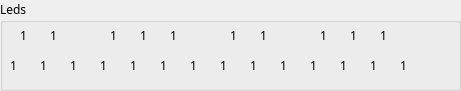
   <widget class="QGroupBox" name="groupBox_2">
    <property name="geometry">
     <rect>
      <x>300</x>
      <y>30</y>
      <width>461</width>
      <height>91</height>
     </rect>
    </property>
    <property name="font">
     <font>
      <family>Sitka Small</family>
     </font>
    </property>
    <property name="title">
     <string>Leds</string>
    </property>
    <widget class="QLabel" name="labelDo1">
     <property name="geometry">
      <rect>
       <x>10</x>
       <y>50</y>
       <width>31</width>
       <height>31</height>
      </rect>
     </property>
     <property name="text">
      <string>1</string>
     </property>
    </widget>
    <widget class="QLabel" name="labelDoS1">
     <property name="geometry">
      <rect>
       <x>20</x>
       <y>20</y>
       <width>31</width>
       <height>31</height>
      </rect>
     </property>
     <property name="text">
      <string>1</string>
     </property>
    </widget>
    <widget class="QLabel" name="labelRe1">
     <property name="geometry">
      <rect>
       <x>40</x>
       <y>50</y>
       <width>31</width>
       <height>31</height>
      </rect>
     </property>
     <property name="text">
      <string>1</string>
     </property>
    </widget>
    <widget class="QLabel" name="labelReS1">
     <property name="geometry">
      <rect>
       <x>50</x>
       <y>20</y>
       <width>31</width>
       <height>31</height>
      </rect>
     </property>
     <property name="text">
      <string>1</string>
     </property>
    </widget>
    <widget class="QLabel" name="labelMi1">
     <property name="geometry">
      <rect>
       <x>70</x>
       <y>50</y>
       <width>31</width>
       <height>31</height>
      </rect>
     </property>
     <property name="text">
      <string>1</string>
     </property>
    </widget>
    <widget class="QLabel" name="labelSol1">
     <property name="geometry">
      <rect>
       <x>130</x>
       <y>50</y>
       <width>31</width>
       <height>31</height>
      </rect>
     </property>
     <property name="text">
      <string>1</string>
     </property>
    </widget>
    <widget class="QLabel" name="labelLa1">
     <property name="geometry">
      <rect>
       <x>160</x>
       <y>50</y>
       <width>31</width>
       <height>31</height>
      </rect>
     </property>
     <property name="text">
      <string>1</string>
     </property>
    </widget>
    <widget class="QLabel" name="labelFa1">
     <property name="geometry">
      <rect>
       <x>100</x>
       <y>50</y>
       <width>31</width>
       <height>31</height>
      </rect>
     </property>
     <property name="text">
      <string>1</string>
     </property>
    </widget>
    <widget class="QLabel" name="labelFaS1">
     <property name="geometry">
      <rect>
       <x>110</x>
       <y>20</y>
       <width>31</width>
       <height>31</height>
      </rect>
     </property>
     <property name="text">
      <string>1</string>
     </property>
    </widget>
    <widget class="QLabel" name="labelSolS1">
     <property name="geometry">
      <rect>
       <x>140</x>
       <y>20</y>
       <width>31</width>
       <height>31</height>
      </rect>
     </property>
     <property name="text">
      <string>1</string>
     </property>
    </widget>
    <widget class="QLabel" name="labelSi1">
     <property name="geometry">
      <rect>
       <x>190</x>
       <y>50</y>
       <width>31</width>
       <height>31</height>
      </rect>
     </property>
     <property name="text">
      <string>1</string>
     </property>
    </widget>
    <widget class="QLabel" name="labelLaS1">
     <property name="geometry">
      <rect>
       <x>170</x>
       <y>20</y>
       <width>31</width>
       <height>31</height>
      </rect>
     </property>
     <property name="text">
      <string>1</string>
     </property>
    </widget>
    <widget class="QLabel" name="labelMi2">
     <property name="geometry">
      <rect>
       <x>280</x>
       <y>50</y>
       <width>31</width>
       <height>31</height>
      </rect>
     </property>
     <property name="text">
      <string>1</string>
     </property>
    </widget>
    <widget class="QLabel" name="labelSol2">
     <property name="geometry">
      <rect>
       <x>340</x>
       <y>50</y>
       <width>31</width>
       <height>31</height>
      </rect>
     </property>
     <property name="text">
      <string>1</string>
     </property>
    </widget>
    <widget class="QLabel" name="labelFa2">
     <property name="geometry">
      <rect>
       <x>310</x>
       <y>50</y>
       <width>31</width>
       <height>31</height>
      </rect>
     </property>
     <property name="text">
      <string>1</string>
     </property>
    </widget>
    <widget class="QLabel" name="labelDoS2">
     <property name="geometry">
      <rect>
       <x>230</x>
       <y>20</y>
       <width>31</width>
       <height>31</height>
      </rect>
     </property>
     <property name="text">
      <string>1</string>
     </property>
    </widget>
    <widget class="QLabel" name="labelLa2">
     <property name="geometry">
      <rect>
       <x>370</x>
       <y>50</y>
       <width>31</width>
       <height>31</height>
      </rect>
     </property>
     <property name="text">
      <string>1</string>
     </property>
    </widget>
    <widget class="QLabel" name="labelLaS2">
     <property name="geometry">
      <rect>
       <x>380</x>
       <y>20</y>
       <width>31</width>
       <height>31</height>
      </rect>
     </property>
     <property name="text">
      <string>1</string>
     </property>
    </widget>
    <widget class="QLabel" name="labelFaS2">
     <property name="geometry">
      <rect>
       <x>320</x>
       <y>20</y>
       <width>31</width>
       <height>31</height>
      </rect>
     </property>
     <property name="text">
      <string>1</string>
     </property>
    </widget>
    <widget class="QLabel" name="labelRe2">
     <property name="geometry">
      <rect>
       <x>250</x>
       <y>50</y>
       <width>31</width>
       <height>31</height>
      </rect>
     </property>
     <property name="text">
      <string>1</string>
     </property>
    </widget>
    <widget class="QLabel" name="labelDo2">
     <property name="geometry">
      <rect>
       <x>220</x>
       <y>50</y>
       <width>31</width>
       <height>31</height>
      </rect>
     </property>
     <property name="text">
      <string>1</string>
     </property>
    </widget>
    <widget class="QLabel" name="labelReS2">
     <property name="geometry">
      <rect>
       <x>260</x>
       <y>20</y>
       <width>31</width>
       <height>31</height>
      </rect>
     </property>
     <property name="text">
      <string>1</string>
     </property>
    </widget>
    <widget class="QLabel" name="labelSi2">
     <property name="geometry">
      <rect>
       <x>400</x>
       <y>50</y>
       <width>31</width>
       <height>31</height>
      </rect>
     </property>
     <property name="text">
      <string>1</string>
     </property>
    </widget>
    <widget class="QLabel" name="labelSolS2">
     <property name="geometry">
      <rect>
       <x>350</x>
       <y>20</y>
       <width>31</width>
       <height>31</height>
      </rect>
     </property>
     <property name="text">
      <string>1</string>
     </property>
    </widget>
   </widget>
